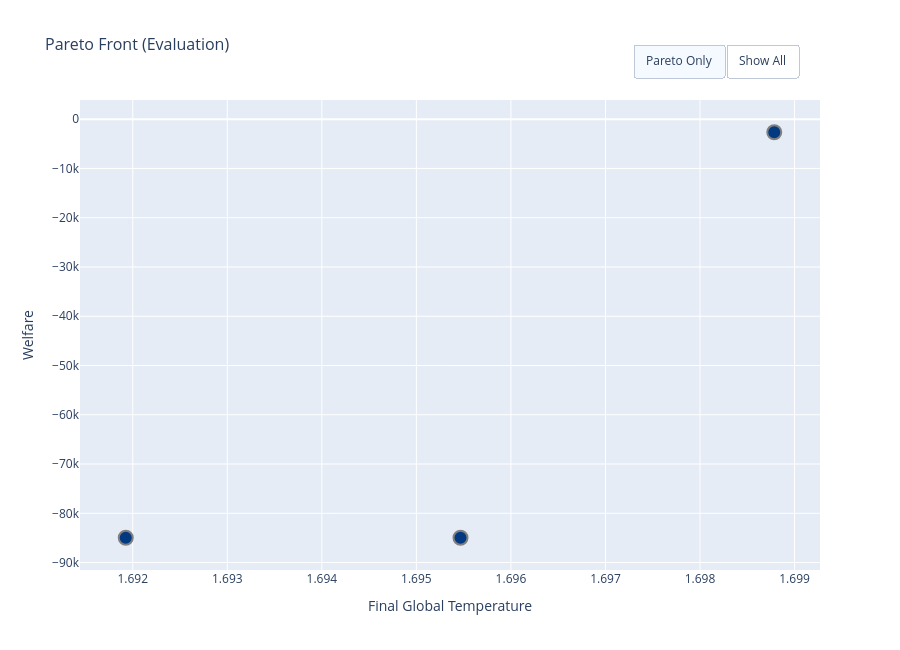

Notebook source saved alongside this figure:
### Code cell
# ── Load & plot ───────────────────────────────────────────────────────────────
PARETO_OBJECTIVES = {
    'x': 'final_global_temperature',
    'y': 'welfare',
}
pareto_df = _load_all_summaries()
print(f'Loaded {len(pareto_df)} evaluation runs')
#print(pareto_df[['algorithm', 'run_name', PARETO_OBJECTIVES['x'], PARETO_OBJECTIVES['y']]].to_string(index=False))

fig_pareto = plot_pareto_front_eval(
    pareto_df,
    x_col=PARETO_OBJECTIVES['x'],
    y_col=PARETO_OBJECTIVES['y'],
    x_dir='min',   # lower temperature is better
    y_dir='max',    # higher welfare is better
)
fig_pareto.show()
if SAVE_FIGURES:
    fig_pareto.write_image(str(OUTPUT_DIR / 'pareto_front_eval.svg'))
    print(f'Saved: {OUTPUT_DIR / "pareto_front_eval.svg"}')

### Figure 1 — Plotly figure (JSON) as saved in the notebook; plotly's stock layout.template omitted (floating-point values rounded to 4 significant figures)
{"data": [{"customdata": ["<b>HAPPO happo_w10</b><br>final_global_temperature: 1.7961<br>welfare: -84976.2191<br>welfare: -84976.2191<br>temp: 1.796°C<br>economic output: 639.0178", "<b>HAPPO happo_w18</b><br>final_global_temperature: 1.7004<br>welfare: -84958.2824<br>welfare: -84958.2824<br>temp: 1.700°C<br>economic output: 505.2832", "<b>HAPPO happo_w2</b><br>final_global_temperature: 1.7079<br>welfare: -84959.0599<br>welfare: -84959.0599<br>temp: 1.708°C<br>economic output: 624.0898", "<b>HAPPO happo_w21</b><br>final_global_temperature: 1.8015<br>welfare: -84977.0911<br>welfare: -84977.0911<br>temp: 1.802°C<br>economic output: 509.4056", "<b>HAPPO happo_w25</b><br>final_global_temperature: 1.7072<br>welfare: -2666.7143<br>welfare: -2666.7143<br>temp: 1.707°C<br>economic output: 804.3881", "<b>HAPPO happo_w32</b><br>final_global_temperature: 1.7207<br>welfare: -84964.0050<br>welfare: -84964.0050<br>temp: 1.721°C<br>economic output: 514.9671", "<b>HAPPO happo_w39</b><br>final_global_temperature: 1.7960<br>welfare: -84975.6398<br>welfare: -84975.6398<br>temp: 1.796°C<br>economic output: 537.5241", "<b>HAPPO happo_w4</b><br>final_global_temperature: 1.7042<br>welfare: -84957.5810<br>welfare: -84957.5810<br>temp: 1.704°C<br>economic output: 763.3467", "<b>HAPPO happo_w42</b><br>final_global_temperature: 1.7495<br>welfare: -2663.3626<br>welfare: -2663.3626<br>temp: 1.749°C<br>economic output: 809.5724", "<b>HAPPO happo_w58</b><br>final_global_temperature: 1.7037<br>welfare: -84957.8595<br>welfare: -84957.8595<br>temp: 1.704°C<br>economic output: 860.7432", "<b>HAPPO happo_w65</b><br>final_global_temperature: 1.6926<br>welfare: -91819.6204<br>welfare: -91819.6204<br>temp: 1.693°C<br>economic output: 518.6481", "<b>HAPPO happo_w68</b><br>final_global_temperature: 1.7067<br>welfare: -84958.4423<br>welfare: -84958.4423<br>temp: 1.707°C<br>economic output: 478.4232", "<b>HAPPO happo_w74</b><br>final_global_temperature: 1.7005<br>welfare: -84958.4541<br>welfare: -84958.4541<br>temp: 1.701°C<br>economic output: 517.8034", "<b>HAPPO happo_w81</b><br>final_global_temperature: 1.7379<br>welfare: -58958.5487<br>welfare: -58958.5487<br>temp: 1.738°C<br>economic output: 1546.9198", "<b>HAPPO happo_w84</b><br>final_global_temperature: 1.7297<br>welfare: -2664.5352<br>welfare: -2664.5352<br>temp: 1.730°C<br>economic output: 1469.1060", "<b>HAPPO happo_w9</b><br>final_global_temperature: 1.6952<br>welfare: -139617.8042<br>welfare: -139617.8042<br>temp: 1.695°C<br>economic output: 609.6225"], "hovertemplate": "%{customdata}<extra></extra>", "marker": {"color": "#033980", "line": {"color": "gray", "width": 1}, "opacity": 0.35, "size": 10, "symbol": "circle"}, "mode": "markers", "name": "HAPPO (dominated)", "type": "scatter", "visible": false, "x": [1.796, 1.7, 1.708, 1.802, 1.707, 1.721, 1.796, 1.704, 1.749, 1.704, 1.693, 1.707, 1.701, 1.738, 1.73, 1.695], "y": [-84980.0, -84960.0, -84960.0, -84980.0, -2667.0, -84960.0, -84980.0, -84960.0, -2663.0, -84960.0, -91820.0, -84960.0, -84960.0, -58960.0, -2665.0, -139600.0]}, {"customdata": ["<b>HAPPO happo_w11</b><br>final_global_temperature: 1.6955<br>welfare: -84957.6072<br>welfare: -84957.6072<br>temp: 1.695°C<br>economic output: 674.6116", "<b>HAPPO happo_w56</b><br>final_global_temperature: 1.6988<br>welfare: -2646.1146<br>welfare: -2646.1146<br>temp: 1.699°C<br>economic output: 1438.3672", "<b>HAPPO happo_w75</b><br>final_global_temperature: 1.6919<br>welfare: -84964.3573<br>welfare: -84964.3573<br>temp: 1.692°C<br>economic output: 1136.0438"], "hovertemplate": "%{customdata}<extra></extra>", "marker": {"color": "#033980", "line": {"color": "gray", "width": 2}, "size": 14, "symbol": "circle"}, "mode": "markers", "name": "HAPPO (Pareto)", "type": "scatter", "x": [1.695, 1.699, 1.692], "y": [-84960.0, -2646.0, -84960.0]}], "layout": {"height": 650, "hovermode": "closest", "legend": {"x": 0.98, "xanchor": "right", "y": 0.05, "yanchor": "bottom"}, "title": {"font": {"size": 16}, "text": "Pareto Front (Evaluation)"}, "updatemenus": [{"buttons": [{"args": [{"visible": [false, true]}], "label": "Pareto Only", "method": "update"}, {"args": [{"visible": [true, true]}], "label": "Show All", "method": "update"}], "direction": "right", "type": "buttons", "x": 0.97, "xanchor": "right", "y": 1.12, "yanchor": "top"}], "width": 900, "xaxis": {"title": {"text": "Final Global Temperature"}}, "yaxis": {"title": {"text": "Welfare"}}}}
